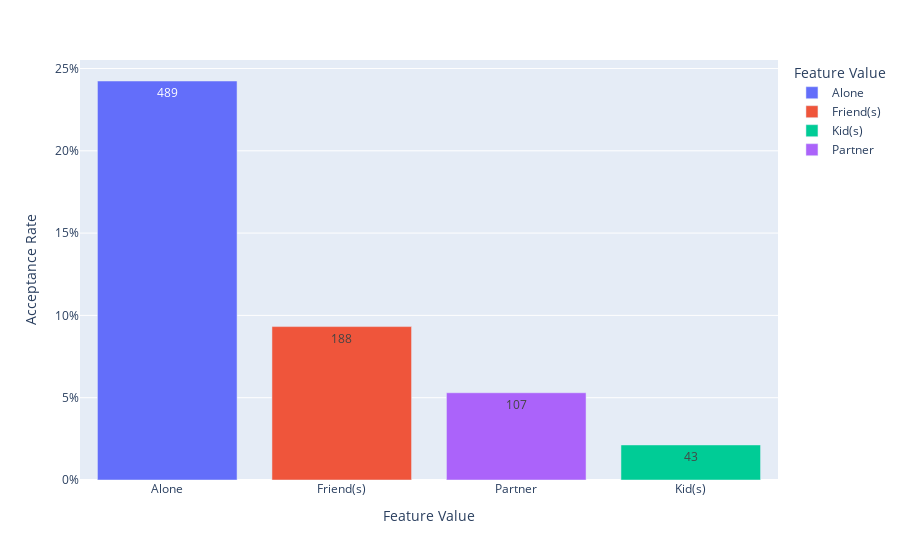

Here is the notebook cell this chart was saved with:
### Markdown cell above
<b>Visualize the acceptance rate by passanger</b>

### Code cell
df = Filter_Dataframe(bar_df,{'passanger':[]},'',True,'Y')[1]
fig = px.bar(df, x='Feature Value', y='Acceptance Rate', color='Feature Value', text='Feature Value Count')
fig.update_xaxes(categoryorder="total descending")
fig.update_layout(yaxis_ticksuffix="%")
fig.show()

### Figure 1 — Plotly figure (JSON) as saved in the notebook; plotly's stock layout.template omitted (floating-point values rounded to 4 significant figures)
{"data": [{"alignmentgroup": "True", "hovertemplate": "Feature Value=%{x}<br>Acceptance Rate=%{y}<br>Feature Value Count=%{text}<extra></extra>", "legendgroup": "Alone", "marker": {"color": "#636efa", "pattern": {"shape": ""}}, "name": "Alone", "offsetgroup": "Alone", "orientation": "v", "showlegend": true, "text": [489], "textposition": "auto", "type": "bar", "x": ["Alone"], "xaxis": "x", "y": [24.24], "yaxis": "y"}, {"alignmentgroup": "True", "hovertemplate": "Feature Value=%{x}<br>Acceptance Rate=%{y}<br>Feature Value Count=%{text}<extra></extra>", "legendgroup": "Friend(s)", "marker": {"color": "#EF553B", "pattern": {"shape": ""}}, "name": "Friend(s)", "offsetgroup": "Friend(s)", "orientation": "v", "showlegend": true, "text": [188], "textposition": "auto", "type": "bar", "x": ["Friend(s)"], "xaxis": "x", "y": [9.32], "yaxis": "y"}, {"alignmentgroup": "True", "hovertemplate": "Feature Value=%{x}<br>Acceptance Rate=%{y}<br>Feature Value Count=%{text}<extra></extra>", "legendgroup": "Kid(s)", "marker": {"color": "#00cc96", "pattern": {"shape": ""}}, "name": "Kid(s)", "offsetgroup": "Kid(s)", "orientation": "v", "showlegend": true, "text": [43], "textposition": "auto", "type": "bar", "x": ["Kid(s)"], "xaxis": "x", "y": [2.13], "yaxis": "y"}, {"alignmentgroup": "True", "hovertemplate": "Feature Value=%{x}<br>Acceptance Rate=%{y}<br>Feature Value Count=%{text}<extra></extra>", "legendgroup": "Partner", "marker": {"color": "#ab63fa", "pattern": {"shape": ""}}, "name": "Partner", "offsetgroup": "Partner", "orientation": "v", "showlegend": true, "text": [107], "textposition": "auto", "type": "bar", "x": ["Partner"], "xaxis": "x", "y": [5.3], "yaxis": "y"}], "layout": {"barmode": "relative", "legend": {"title": {"text": "Feature Value"}, "tracegroupgap": 0}, "margin": {"t": 60}, "xaxis": {"anchor": "y", "categoryarray": ["Alone", "Friend(s)", "Kid(s)", "Partner"], "categoryorder": "total descending", "domain": [0, 1], "title": {"text": "Feature Value"}}, "yaxis": {"anchor": "x", "domain": [0, 1], "ticksuffix": "%", "title": {"text": "Acceptance Rate"}}}}
